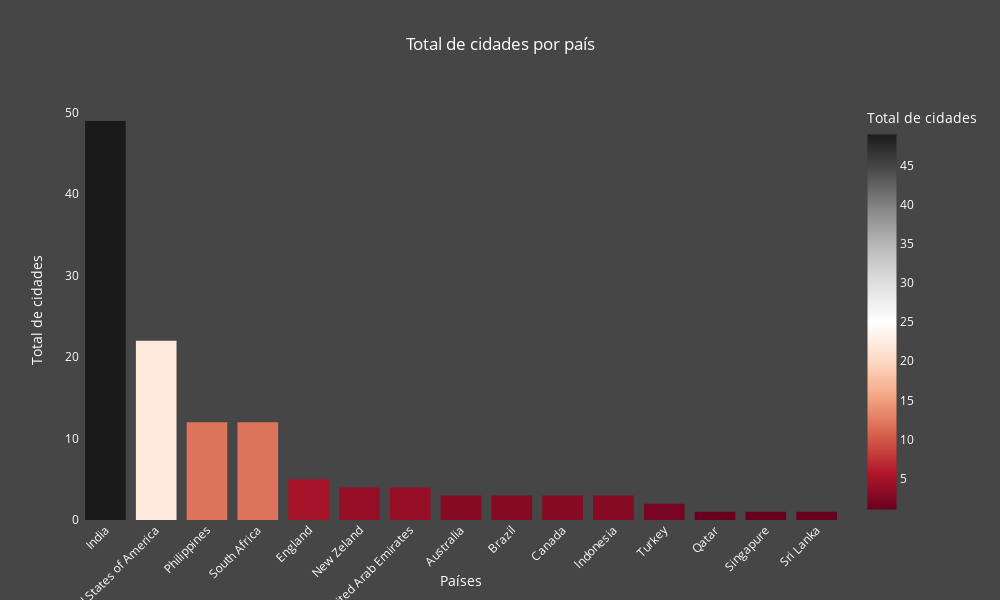

The notebook cell this image was saved under:
### Code cell
city_counts = df1.groupby('country')['city'].nunique().reset_index()
city_counts.columns = ['country', 't_cities']
city_counts = city_counts.sort_values('t_cities', ascending=False)

fig = px.bar(city_counts, 
             x='country', 
             y='t_cities',
             title='Total de cidades por país',
             labels={'country': 'País', 't_cities': 'Total de cidades'},
             color='t_cities',
             color_continuous_scale='rdgy')
fig.update_layout(
    xaxis_title='Países',
    yaxis_title='Total de cidades',
    xaxis_tickangle=-45,
    showlegend=False,
    height=600,
    width=1000,
    plot_bgcolor='rgb(70, 70, 70)',
    paper_bgcolor='rgb(70, 70, 70)',
    font_color='white')
fig.update_traces(hovertemplate='País: %{x}<br>Total de cidades: %{y}')
fig.show()

### Figure 1 — Plotly figure (JSON) as saved in the notebook; plotly's stock layout.template omitted (floating-point values rounded to 4 significant figures)
{"data": [{"alignmentgroup": "True", "hovertemplate": "País: %{x}<br>Total de cidades: %{y}", "legendgroup": "", "marker": {"color": [49, 22, 12, 12, 5, 4, 4, 3, 3, 3, 3, 2, 1, 1, 1], "coloraxis": "coloraxis", "pattern": {"shape": ""}}, "name": "", "offsetgroup": "", "orientation": "v", "showlegend": false, "textposition": "auto", "type": "bar", "x": ["India", "United States of America", "Philippines", "South Africa", "England", "New Zeland", "United Arab Emirates", "Australia", "Brazil", "Canada", "Indonesia", "Turkey", "Qatar", "Singapure", "Sri Lanka"], "xaxis": "x", "y": [49, 22, 12, 12, 5, 4, 4, 3, 3, 3, 3, 2, 1, 1, 1], "yaxis": "y"}], "layout": {"barmode": "relative", "coloraxis": {"colorbar": {"title": {"text": "Total de cidades"}}, "colorscale": [[0, "rgb(103,0,31)"], [0.1, "rgb(178,24,43)"], [0.2, "rgb(214,96,77)"], [0.3, "rgb(244,165,130)"], [0.4, "rgb(253,219,199)"], [0.5, "rgb(255,255,255)"], [0.6, "rgb(224,224,224)"], [0.7, "rgb(186,186,186)"], [0.8, "rgb(135,135,135)"], [0.9, "rgb(77,77,77)"], [1, "rgb(26,26,26)"]]}, "font": {"color": "white"}, "height": 600, "legend": {"tracegroupgap": 0}, "paper_bgcolor": "rgb(70, 70, 70)", "plot_bgcolor": "rgb(70, 70, 70)", "showlegend": false, "title": {"text": "Total de cidades por país"}, "width": 1000, "xaxis": {"anchor": "y", "domain": [0, 1], "tickangle": -45, "title": {"text": "Países"}}, "yaxis": {"anchor": "x", "domain": [0, 1], "title": {"text": "Total de cidades"}}}}
